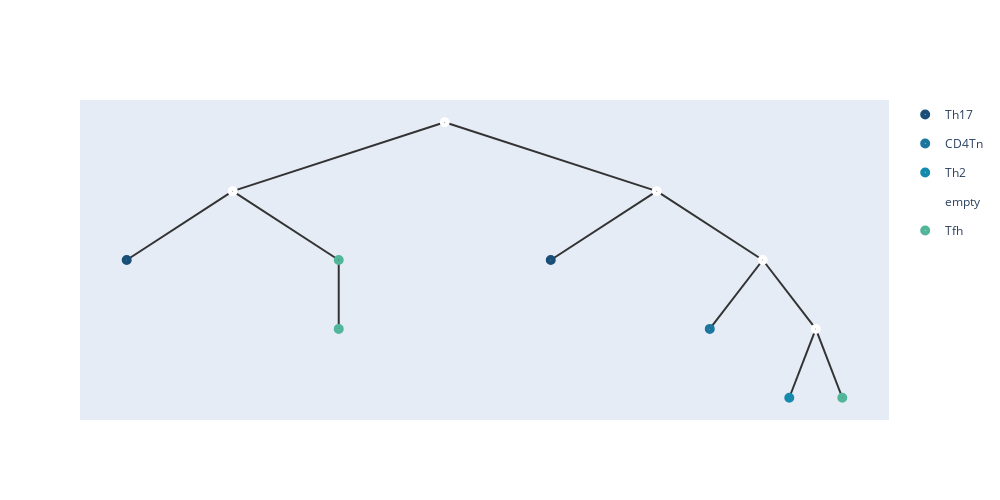

Write notebook code for a chart like this one.
### Markdown cell above
## rotate and merge

### Code cell
merge_points_with_c(embeddings1,nodes1,folder_path1 +'datas.data',1,tmp1.shape[1]+1,0,folder_path1,epoches2,c1,c2)
nos1 = build_hyper_tree_from_folder(folder_path1,True)
add_meta(nos1[0],meta_list1,[])
show_tree(nos1[0],color=['#184e77','#1a759f','#168aad',"#34a0a4",'#52b69a','#99d98c','#76c893','#99d98c']).show_fig()
remove_meta(nos1[0]);

### Figure 1 — Plotly figure (JSON) as saved in the notebook; plotly's stock layout.template omitted (floating-point values rounded to 4 significant figures)
{"data": [{"hoverinfo": "text", "hovertext": ["2_Th17", "6_Th17"], "legendgroup": "Th17", "marker": {"color": "#184e77", "size": 10, "symbol": "circle-dot"}, "mode": "markers+text", "name": "Th17", "type": "scatter", "x": [2.125, 6.625], "y": [2, 2]}, {"hoverinfo": "text", "hovertext": ["0_CD4Tn"], "legendgroup": "CD4Tn", "marker": {"color": "#1a759f", "size": 10, "symbol": "circle-dot"}, "mode": "markers+text", "name": "CD4Tn", "type": "scatter", "x": [8.312], "y": [0.5]}, {"hoverinfo": "text", "hovertext": ["4_Th2"], "legendgroup": "Th2", "marker": {"color": "#168aad", "size": 10, "symbol": "circle-dot"}, "mode": "markers+text", "name": "Th2", "type": "scatter", "x": [9.156], "y": [-1]}, {"hoverinfo": "text", "hovertext": ["12", "9", "11", "10", "7"], "legendgroup": "empty", "marker": {"color": "#fff", "size": 10, "symbol": "circle-dot"}, "mode": "markers+text", "name": "empty", "type": "scatter", "x": [5.5, 3.25, 7.75, 8.875, 9.438], "y": [5, 3.5, 3.5, 2, 0.5]}, {"hoverinfo": "text", "hovertext": ["3_Tfh", "1_Tfh", "5_Tfh"], "legendgroup": "Tfh", "marker": {"color": "#52b69a", "size": 10, "symbol": "circle-dot"}, "mode": "markers+text", "name": "Tfh", "type": "scatter", "x": [4.375, 4.375, 9.719], "y": [2, 0.5, -1]}], "layout": {"height": 500, "shapes": [{"layer": "below", "line": {"color": "#333", "width": 2}, "type": "line", "x0": 5.5, "x1": 5.5, "y0": 5, "y1": 5}, {"layer": "below", "line": {"color": "#333", "width": 2}, "type": "line", "x0": 5.5, "x1": 3.25, "y0": 5, "y1": 3.5}, {"layer": "below", "line": {"color": "#333", "width": 2}, "type": "line", "x0": 3.25, "x1": 2.125, "y0": 3.5, "y1": 2}, {"layer": "below", "line": {"color": "#333", "width": 2}, "type": "line", "x0": 3.25, "x1": 4.375, "y0": 3.5, "y1": 2}, {"layer": "below", "line": {"color": "#333", "width": 2}, "type": "line", "x0": 4.375, "x1": 4.375, "y0": 2, "y1": 0.5}, {"layer": "below", "line": {"color": "#333", "width": 2}, "type": "line", "x0": 5.5, "x1": 7.75, "y0": 5, "y1": 3.5}, {"layer": "below", "line": {"color": "#333", "width": 2}, "type": "line", "x0": 7.75, "x1": 6.625, "y0": 3.5, "y1": 2}, {"layer": "below", "line": {"color": "#333", "width": 2}, "type": "line", "x0": 7.75, "x1": 8.875, "y0": 3.5, "y1": 2}, {"layer": "below", "line": {"color": "#333", "width": 2}, "type": "line", "x0": 8.875, "x1": 8.312, "y0": 2, "y1": 0.5}, {"layer": "below", "line": {"color": "#333", "width": 2}, "type": "line", "x0": 8.875, "x1": 9.438, "y0": 2, "y1": 0.5}, {"layer": "below", "line": {"color": "#333", "width": 2}, "type": "line", "x0": 9.438, "x1": 9.156, "y0": 0.5, "y1": -1}, {"layer": "below", "line": {"color": "#333", "width": 2}, "type": "line", "x0": 9.438, "x1": 9.719, "y0": 0.5, "y1": -1}], "width": 1000, "xaxis": {"showgrid": false, "showline": false, "showticklabels": false, "zeroline": false}, "yaxis": {"showgrid": false, "showline": false, "showticklabels": false, "zeroline": false}}}
